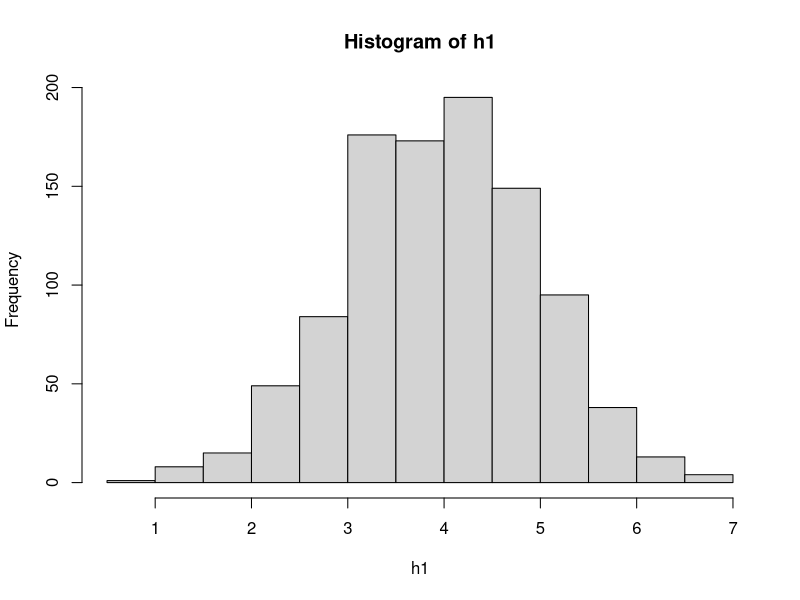
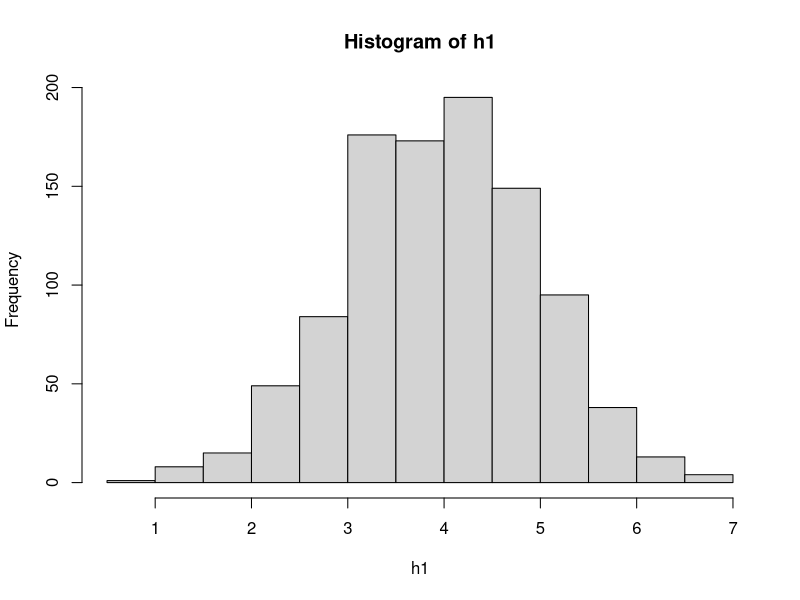
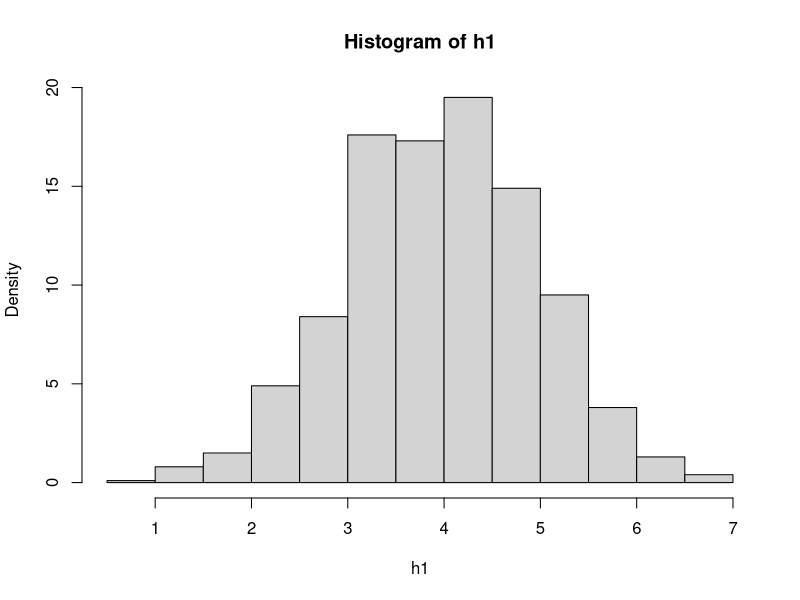
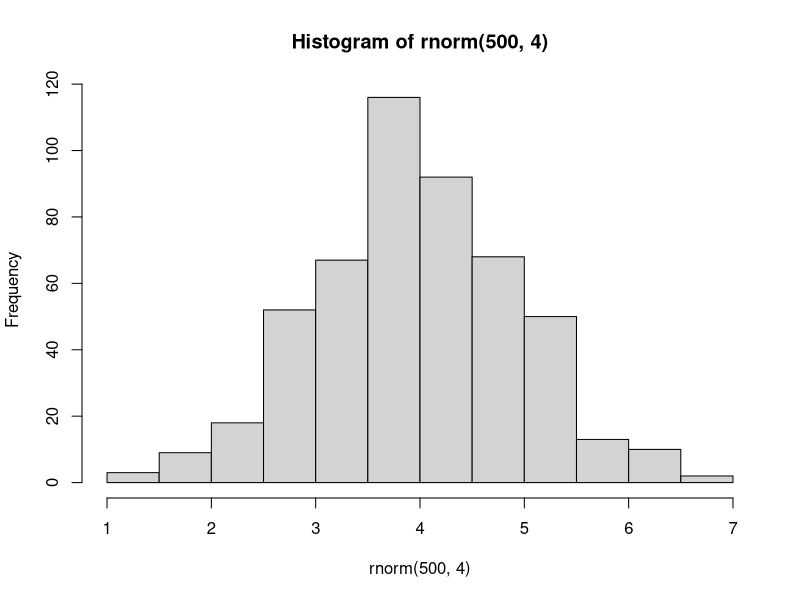
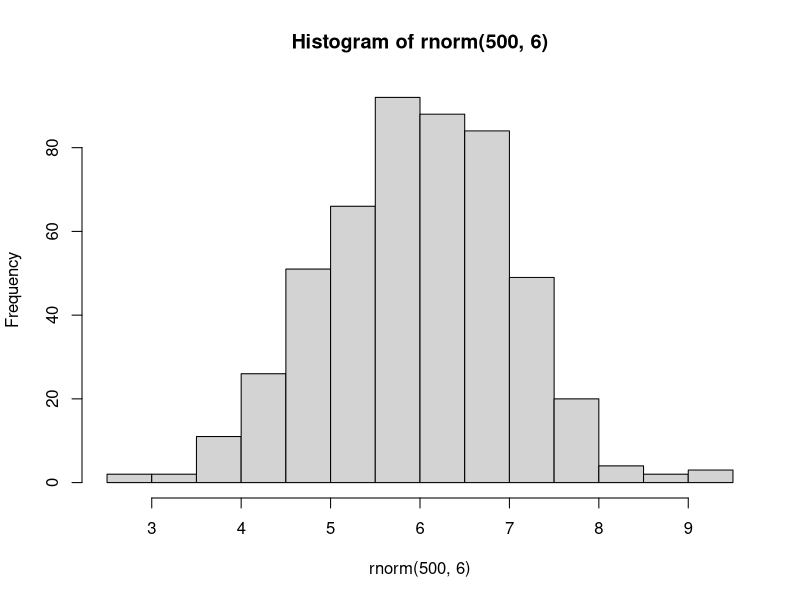
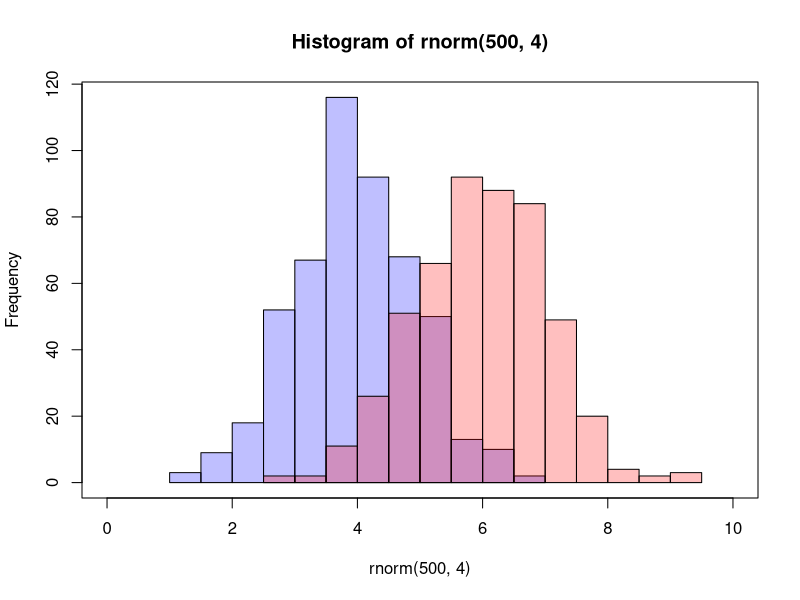
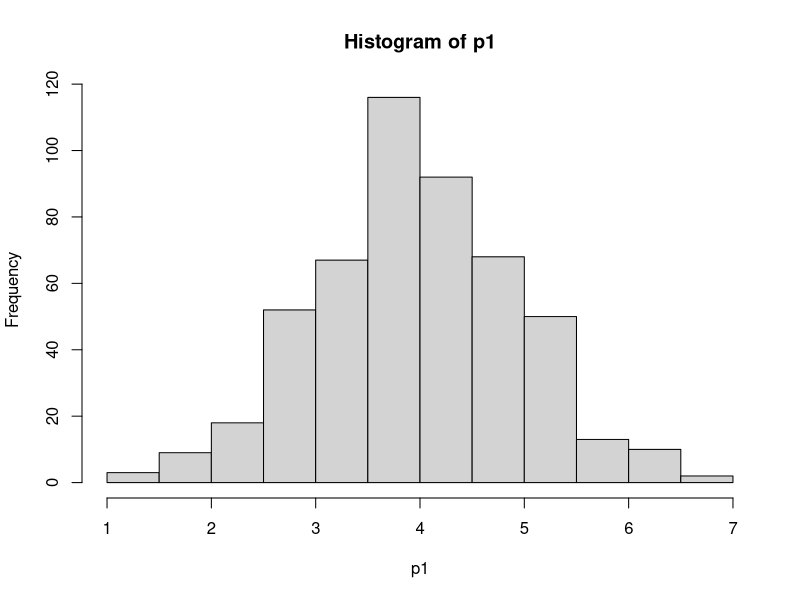
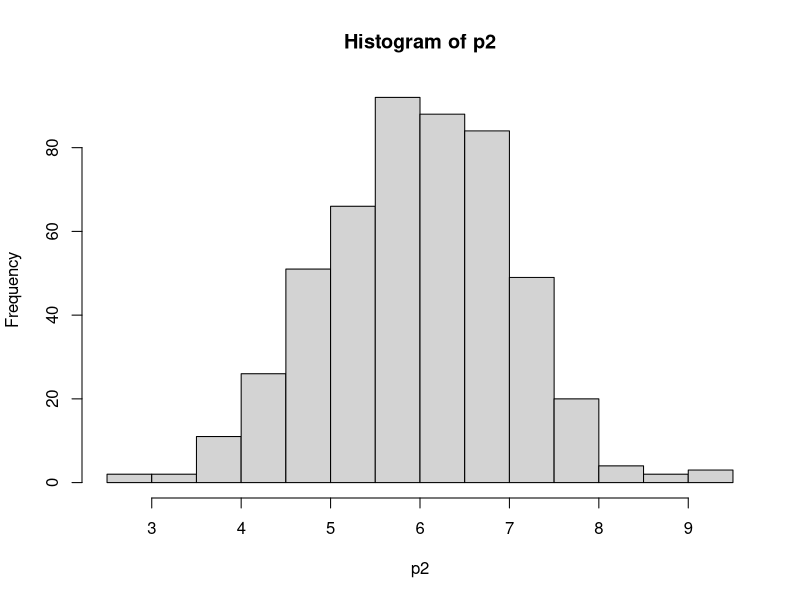

Source code (R) for these figures, in order:
## ---- chunk 1
h1<-rnorm(1000,4)
hist(h1)
## ---- chunk 2
h = hist(h1)
h$density = h$counts/sum(h$counts)*100
plot(h,freq=FALSE)
## ---- chunk 3

set.seed(42)
p1 <- hist(rnorm(500,4))                     # centered at 4
p2 <- hist(rnorm(500,6))                     # centered at 6
plot( p1, col=rgb(0,0,1,1/4), xlim=c(0,10))  # first histogram
plot( p2, col=rgb(1,0,0,1/4), xlim=c(0,10), add=T)  # second
box()
## ---- chunk 4

set.seed(42)
p1 <- rnorm(500,4)                  # centered at 4
p2 <-rnorm(500,6)                     # centered at 6
p1 = hist(p1)
p1$density = p1$counts/sum(p1$counts)*100
p2=hist(p2)
p2$density = p2$counts/sum(p2$counts)*100

plot( p1, col=rgb(0,0,1,1/4), ylim=c(0,30), xlim=c(0,10), freq=FALSE)  # first histogram
plot( p2, col=rgb(1,0,0,1/4), ylim=c(0,30), xlim=c(0,10), freq=FALSE, add=T)  # second
box()
